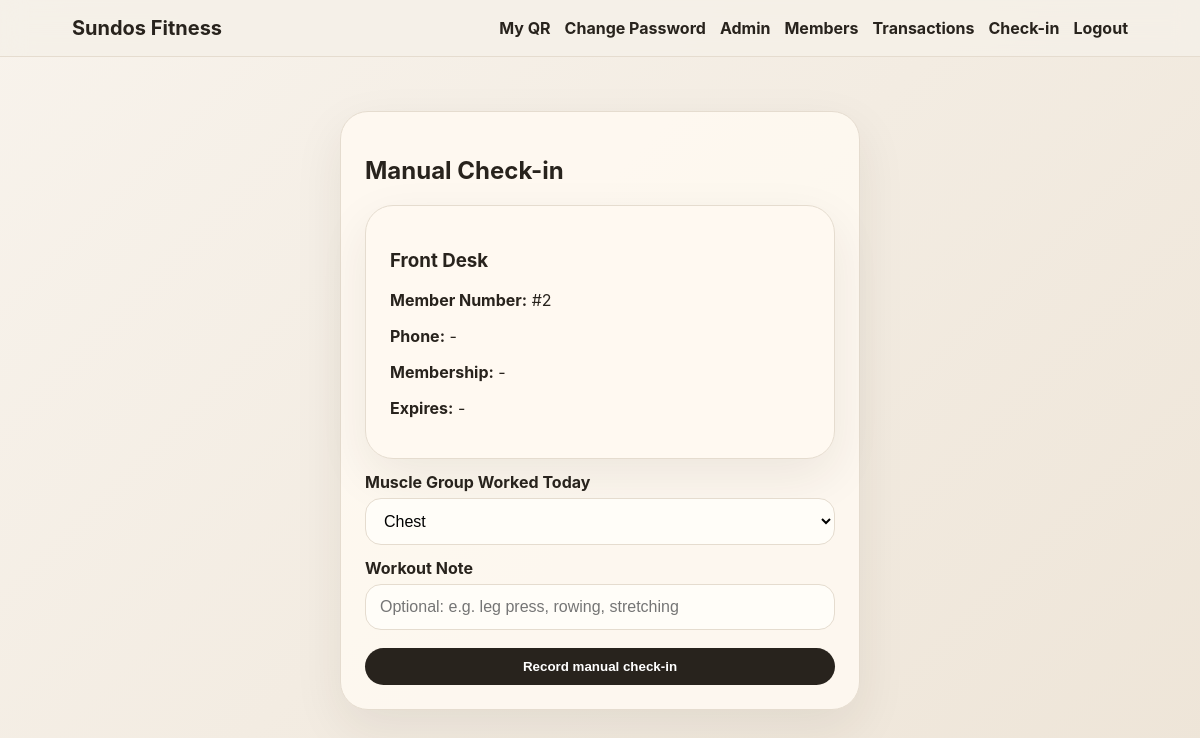
Screenshot of /manual-checkin/2 (signed in) with the database file from the repository.
### app.py (models this page shows)
class User(db.Model):
    id = db.Column(db.Integer, primary_key=True)
    name = db.Column(db.String(120), nullable=False)
    email = db.Column(db.String(160), unique=True, nullable=False)
    phone = db.Column(db.String(30))
    password_hash = db.Column(db.String(255), nullable=False)
    role = db.Column(db.String(20), default='member') # member, staff, admin
    created_at = db.Column(db.DateTime, default=datetime.utcnow)
    membership_type = db.Column(db.String(30))
    membership_expiry = db.Column(db.DateTime)
    member_qr_token = db.Column(db.String(80), unique=True, default=lambda: uuid.uuid4().hex)
    payments = db.relationship('Payment', backref='user', lazy=True)

### app.py (the view, shortened to what this page needs)
@app.route('/manual-checkin/<int:user_id>', methods=['GET', 'POST'])
@staff_required
def manual_checkin(user_id):
    user = User.query.get_or_404(user_id)
    print("MANUAL CHECKIN HIT")
    return render_template(
        'manual_checkin.html',
        user=user,
        muscle_groups=MUSCLE_GROUPS,
        now=datetime.utcnow()
    )

### app.py (called while the page is built)
def current_user():
    uid = session.get('user_id')
    return User.query.get(uid) if uid else None

@app.context_processor
def inject_globals():
    return dict(current_user=current_user(), gym_name=GYM_NAME, payment_mode=PAYMENT_MODE, plans=PLANS)

def staff_required(fn):
    @wraps(fn)
    def wrapper(*args, **kwargs):
        u = current_user()
        if not u or u.role not in ['staff', 'admin']:
            flash('Staff access required.', 'danger')
            return redirect(url_for('home'))
        return fn(*args, **kwargs)
    return wrapper

### templates/manual_checkin.html
{% extends 'base.html' %}
{% block content %}
<div class="form-card">
    <h2>Manual Check-in</h2>
    <div class="card">
        <h3>{{ user.name }}</h3>
        <p><b>Member Number:</b> #{{ user.id }}</p>
        <p><b>Phone:</b> {{ user.phone or '-' }}</p>
        <p><b>Membership:</b> {{ user.membership_type or '-' }}</p>
        <p><b>Expires:</b> {{ user.membership_expiry or '-' }}</p>
    </div>
    <form method="post">
        <label>Muscle Group Worked Today</label>
        <select name="muscle_group" required>
            {% for muscle in muscle_groups %}
            <option value="{{ muscle }}">{{ muscle }}</option>
            {% endfor %}
        </select>
        <label>Workout Note</label>
        <input type="text" name="note" placeholder="Optional: e.g. leg press, rowing, stretching">
        <button class="btn full">Record manual check-in</button>
    </form>
</div>
{% endblock %}

### static/style.css (style rules this page uses)
:root { --bg:#f5f0e8;--card:#fffaf2;--ink:#28231d;--muted:#7e7467;--line:#e5dccf;--accent:#8b6f47;--accent2:#2f3b2f;--bad:#a44438;--good:#326d4f }
* { box-sizing:border-box }
body { margin:0;background:linear-gradient(135deg,#f8f3ec,#eee5d8);color:var(--ink);font-family:-apple-system,BlinkMacSystemFont,"Segoe UI",Roboto,Arial,sans-serif }
.pill,.btn { background:var(--ink);color:#fff!important;padding:11px 17px;border-radius:999px;border:0;display:inline-block;font-weight:750;cursor:pointer }
.hero-card,.card,.form-card,.metric { background:rgba(255,250,242,.88);border:1px solid var(--line);border-radius:28px;padding:24px;box-shadow:0 18px 50px rgba(48,35,20,.08) }
.form-card { max-width:520px;margin:20px auto }
label { display:block;margin:13px 0 6px;font-weight:750 }
input,textarea,select { width:100%;padding:13px 14px;border-radius:16px;border:1px solid var(--line);background:#fffdf8;font-size:16px }
.full { width:100%;text-align:center;margin-top:18px }

### rows the page displays
User: name "Front Desk", id "2", phone "-", membership_type "-", membership_expiry "-"

### other values shown
{{ gym_name }} "Sundos Fitness"
form field muscle_group "Chest"
